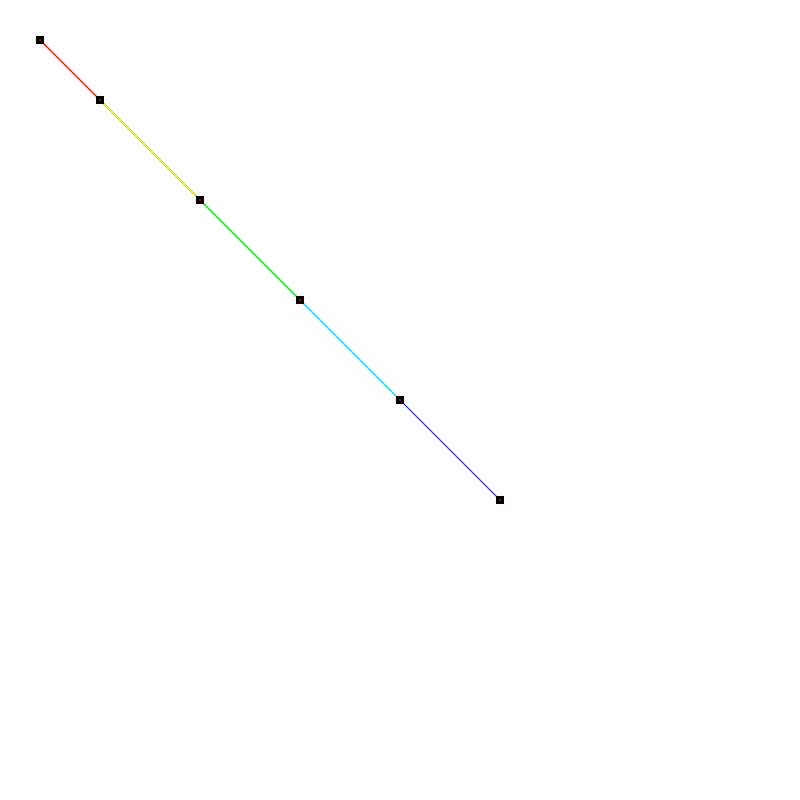
Frame 1 (no input)
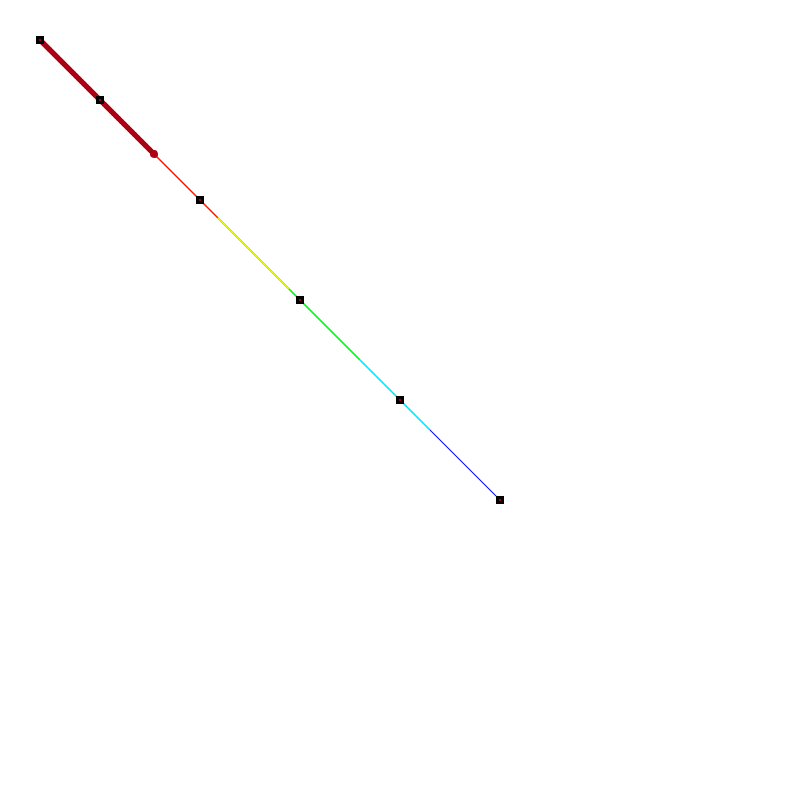
Frame 60 (the mouse pressed at the canvas centre just before this capture)
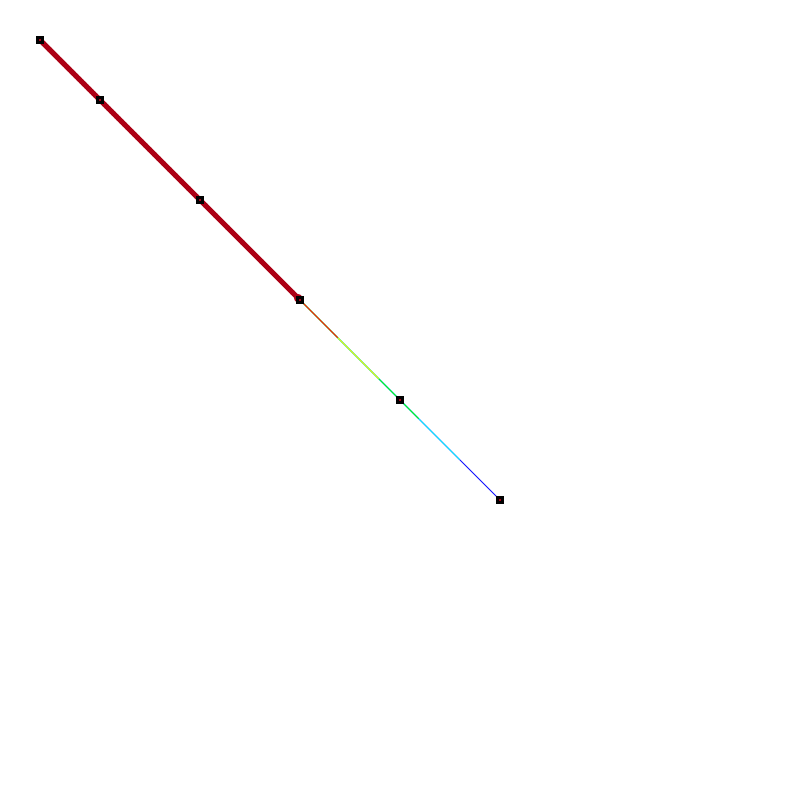
Frame 120 (the mouse held since frame 60 and released just before this capture)

The Processing sketch that drew these frames (run headless with seeded random() and noise(); from frame 60 on, the mouse is pressed at the canvas centre):

// Processing sketch: Codigo_linea_de_bezier
// ── Codigo_linea_de_bezier.pde
//Lineas de Bezier
float[] px = {40,100,200,300,400,500};
float[] py = {40,100,200,300,400,500};
float t=0;

void setup(){
  size(800,800);
}

void draw(){
  background(255);
  strokeWeight(1);
  if(t<=1){
    stroke(0,0,255);
    for (int i=0; i<5;i++){
      line(px[i],py[i],px[i+1],py[i+1]);
    }
    
    float q1x=px[0]*(1-t) + px[1]*t;
    float q1y=py[0]*(1-t) + py[1]*t;
    
    float q2x=px[1]*(1-t) + px[2]*t;
    float q2y=py[1]*(1-t) + py[2]*t;
    
    float q3x=px[2]*(1-t) + px[3]*t;
    float q3y=py[2]*(1-t) + py[3]*t;
    
    float q4x=px[3]*(1-t) + px[4]*t;
    float q4y=py[3]*(1-t) + py[4]*t;
    
    float q5x=px[4]*(1-t) + px[5]*t;
    float q5y=py[4]*(1-t) + py[5]*t;
    
    stroke(0,255,255);
    line(q1x,q1y,q2x,q2y);
    line(q2x,q2y,q3x,q3y);
    line(q3x,q3y,q4x,q4y);
    line(q4x,q4y,q5x,q5y);
    
    float r1x=q1x*(1-t) + q2x*t;
    float r1y=q1y*(1-t) + q2y*t;
    
    float r2x=q2x*(1-t) + q3x*t;
    float r2y=q2y*(1-t) + q3y*t;
    
    float r3x=q3x*(1-t) + q4x*t;
    float r3y=q3y*(1-t) + q4y*t;
    
    float r4x=q4x*(1-t) + q5x*t;
    float r4y=q4y*(1-t) + q5y*t;
    
    stroke(0,255,0);
    line(r1x,r1y,r2x,r2y);
    line(r2x,r2y,r3x,r3y);
    line(r3x,r3y,r4x,r4y);
    
    float s1x=r1x*(1-t) + r2x*t;
    float s1y=r1y*(1-t) + r2y*t;
    
    float s2x=r2x*(1-t) + r3x*t;
    float s2y=r2y*(1-t) + r3y*t;
    
    float s3x=r3x*(1-t) + r4x*t;
    float s3y=r3y*(1-t) + r4y*t;
    
    stroke(255,255,0);
    line(s1x,s1y,s2x,s2y);
    line(s2x,s2y,s3x,s3y);
    
    float t1x=s1x*(1-t) + s2x*t;
    float t1y=s1y*(1-t) + s2y*t;
    
    float t2x=s2x*(1-t) + s3x*t;
    float t2y=s2y*(1-t) + s3y*t;
    
    stroke(255,0,0);
    line(t1x,t1y,t2x,t2y);
    
    float rx=t1x*(1-t) + t2x*t;
    float ry=t1y*(1-t) + t2y*t;
    
    strokeWeight(5);
    stroke(172, 0, 21);
    for(float m=0; m<t; m+=0.001){
      /*
      //Cambiar t por m
      float pt0=0,pt1=0,pt2=0,pt3=0,pt4=0,pt5=0;
      pt0=px[0]*pow((1-t),5);
      pt1=5*px[1]*pow((1-t),4)*t;
      pt2=10*px[2]*pow((1-t),3)*pow(t,2);
      pt3=10*px[3]*pow((1-t),2)*pow(t,3);
      pt4=5*px[4]*(1-t)*pow(t,4);
      pt5=px[5]*pow(t,5);
      */
      float xm=px[0]*pow((1-m),5) + 5*px[1]*pow((1-m),4)*m + 10*px[2]*pow((1-m),3)*pow(m,2) + 10*px[3]*pow((1-m),2)*pow(m,3) + 5*px[4]*(1-m)*pow(m,4) + px[5]*pow(m,5);
      /*
      //Cambiar t por m
      pt0=py[0]*pow((1-t),5);
      pt1=5*py[1]*pow((1-t),4)*t;
      pt2=10*py[2]*pow((1-t),3)*pow(t,2);
      pt3=10*py[3]*pow((1-t),2)*pow(t,3);
      pt4=5*py[4]*(1-t)*pow(t,4);
      pt5=py[5]*pow(t,5);
      */
      float ym=py[0]*pow((1-m),5) + 5*py[1]*pow((1-m),4)*m + 10*py[2]*pow((1-m),3)*pow(m,2) + 10*py[3]*pow((1-m),2)*pow(m,3) + 5*py[4]*(1-m)*pow(m,4) + py[5]*pow(m,5);
      point(xm,ym);
      
    }
    
    strokeWeight(3);
    stroke(172, 0, 21);
    fill(172, 0, 21);
    circle(rx,ry,5);
    t+=0.005;
    
  }
  else if (t>1){
    t=0;
    background(255);
  }
  
  stroke(1);
  for (int i=0; i<6; i++){
    rect(px[i]-2.5,py[i]-2.5,5,5);
  }
}

void mouseDragged(){
  for(int i =0; i<6;i++){
    if (dist(mouseX,mouseY,px[i],py[i])<10){
      px[i]+=(mouseX-pmouseX);
      py[i]+=(mouseY-pmouseY);
    }
  }
}
